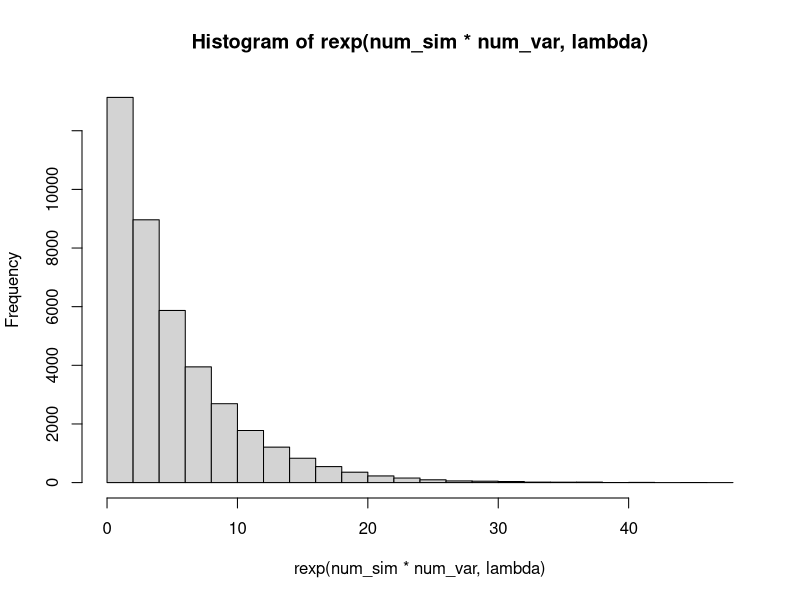
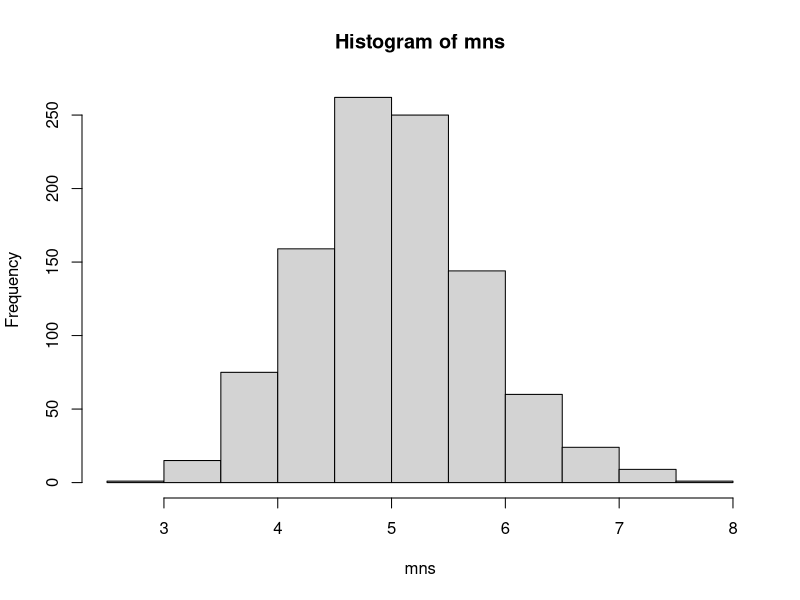
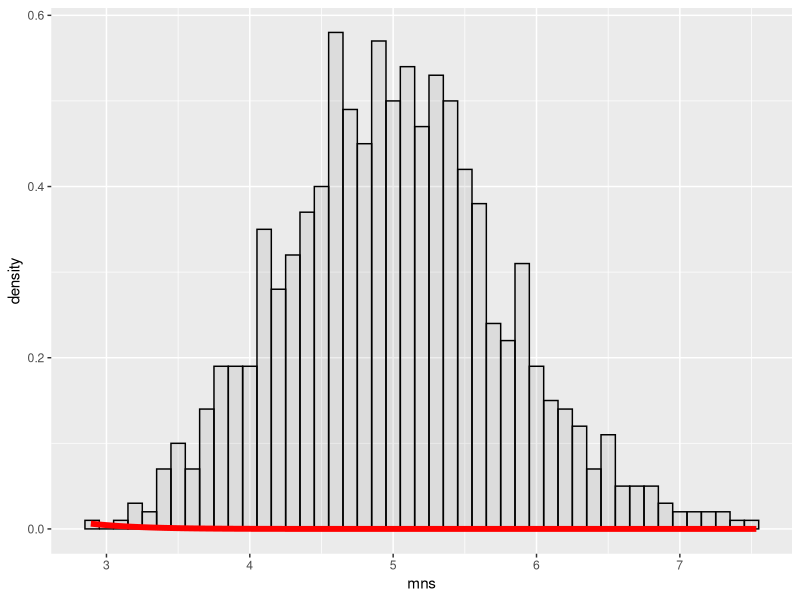

Recreate these plots in R, in order. (Note: this script raises an error after producing the figures.)
# In this project you will investigate the exponential distribution in R and compare it with the Central Limit Theorem. 
# The exponential distribution can be simulated in R with rexp(n, lambda) where lambda is the rate parameter. 
# The mean of exponential distribution is 1/lambda and the standard deviation is also 1/lambda. 
# Set lambda = 0.2 for all of the simulations. You will investigate the distribution of averages of 40 exponentials. 
# Note that you will need to do a thousand simulations.
# 
# Illustrate via simulation and associated explanatory text the properties of the distribution of the mean of 40 exponentials. You should
# 1. Show the sample mean and compare it to the theoretical mean of the distribution.
# 2. Show how variable the sample is (via variance) and compare it to the theoretical variance of the distribution.
# 3. Show that the distribution is approximately normal.
# 
# In point 3, focus on the difference between the distribution of a large collection of random exponentials and the distribution of a large collection of averages of 40 exponentials. 

# As a motivating example, compare the distribution of 1000 random uniforms
# hist(runif(1000))
# and the distribution of 1000 averages of 40 random uniforms
# 
# mns = NULL
# for (i in 1 : 1000) mns = c(mns, mean(runif(40)))
# hist(mns)
# This distribution looks far more Gaussian than the original uniform distribution!

set.seed(1234)
lambda = .2
num_sim = 1e3
num_var = 40

hist(rexp(num_sim*num_var, lambda))
mns = NULL
for (i in 1 : num_sim) mns = c(mns, mean(rexp(num_var, lambda)))
hist(mns)

# 1. Show the sample mean and compare it to the theoretical mean of the distribution.

#Theoretical mean:
tmean <- 1/lambda
#Sample mean: 
smean <- mean(mns)

# 2. Show how variable the sample is (via variance) and compare it to the theoretical variance of the distribution.

#Theoretical var:
tvar <- 1/(num_var*lambda^2)
#Sample var:
svar <- var(mns)

# 3. Show that the distribution is approximately normal.
library(ggplot2)
mns <- data.frame(mns)

ggplot(mns, aes(x = mns)) + 
  geom_histogram(alpha = .10, binwidth=0.1, colour = "black", aes(y = ..density..)) +
  stat_function(geom = "line", fun = dnorm, arg = list(mean = tmean, sd = sqrt(tvar)),
                size = 2, colour = "red")

norm_vars <- rnorm(num_var, mean = smean, sd = sqrt(svar))

qqnorm(mns);qqline(norm_vars, col=2)

